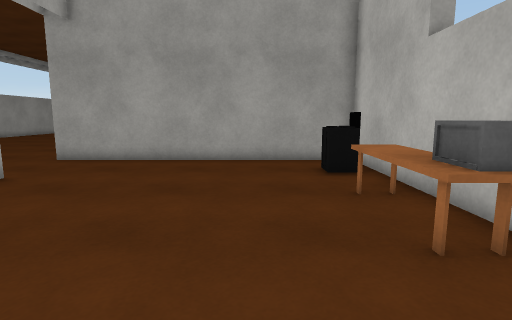
view 1 (above)

21 first-person views from a walk through a 3-D level made in the Unity game engine. The camera is 1.2 m above the floor, tilts 8° down and sees 80° across. The floor is counted in squares, 0.73 m on a side. Each view is taken from the middle of a square. On the plan, view 1 faces up. The plan holds only what a view shows up to about 16 squares ahead; the rest is blank. The player is left out. Surface patterns are stand-ins for the level's own textures.

view 2
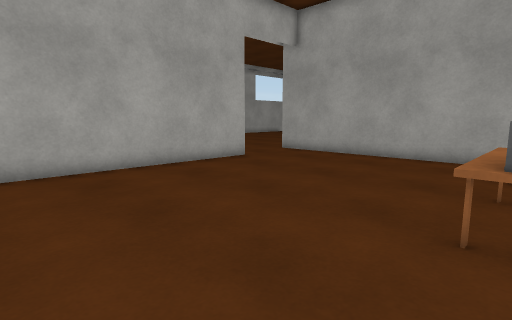

view 3
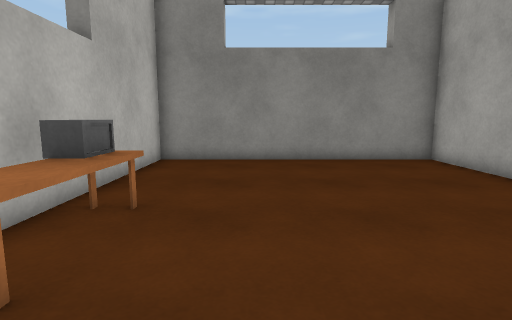

view 4
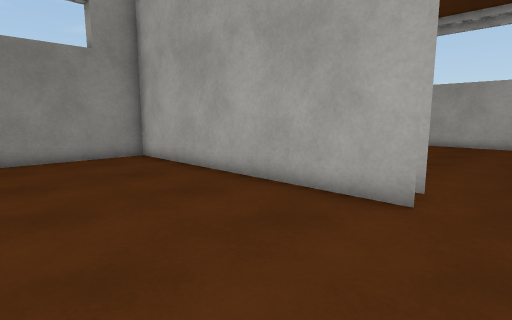

view 5
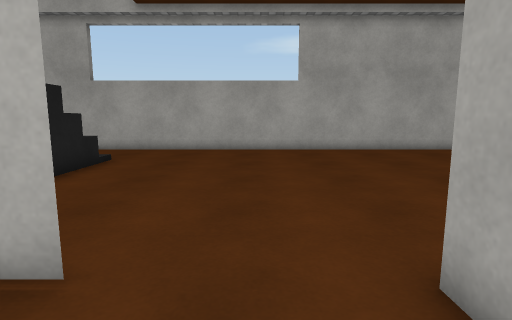

view 6
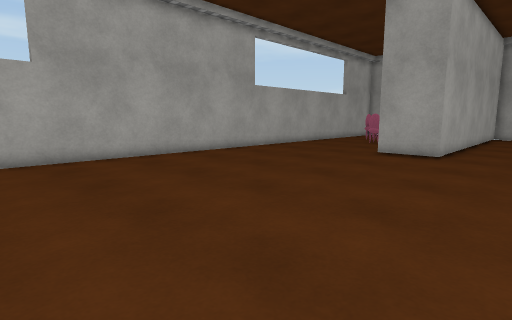

view 7
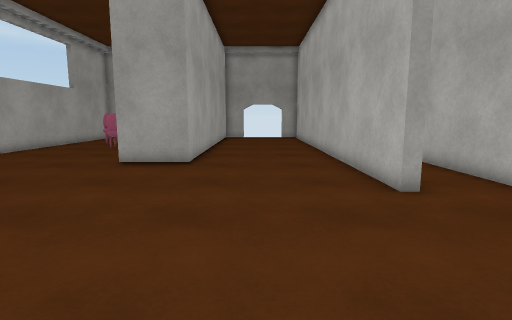

view 8
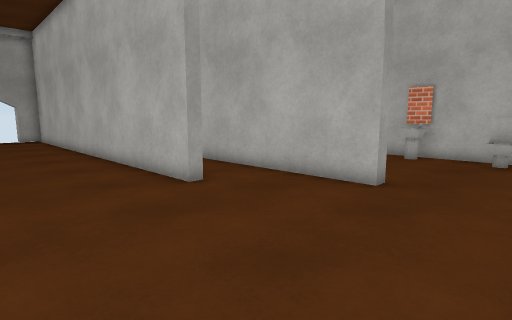

view 9
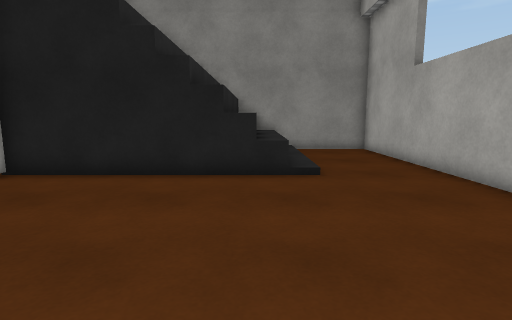

view 10
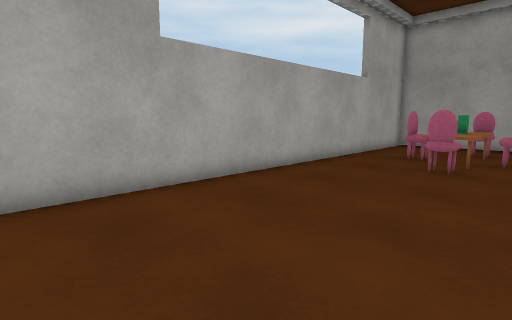

view 11
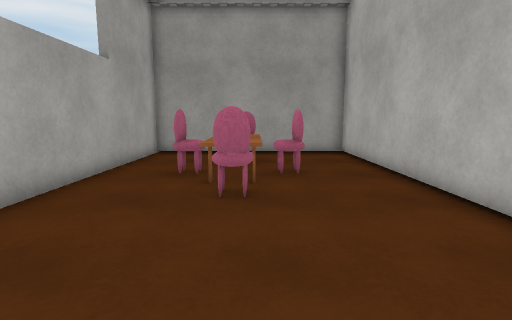

view 12
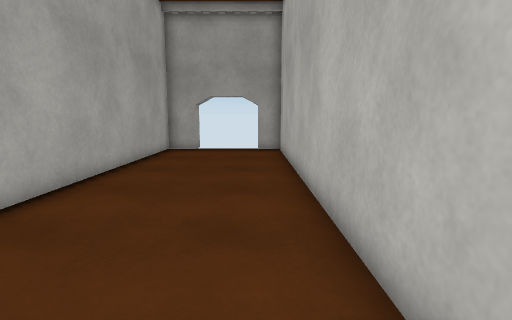

view 13
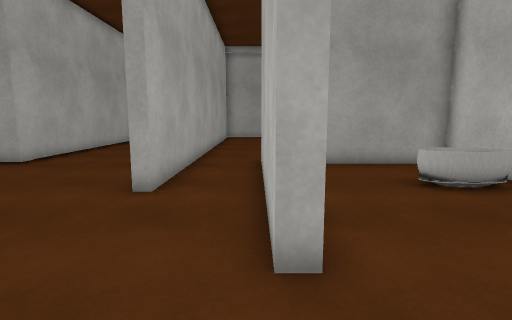

view 14
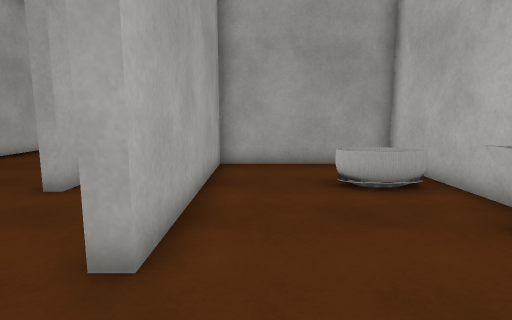

view 15
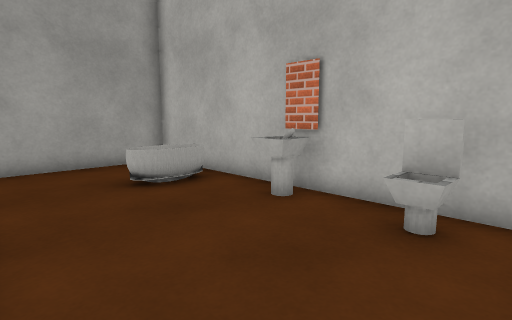

view 16
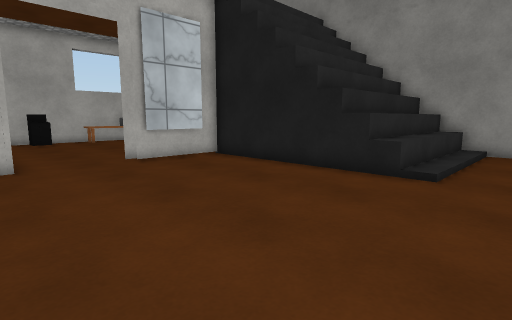

view 17
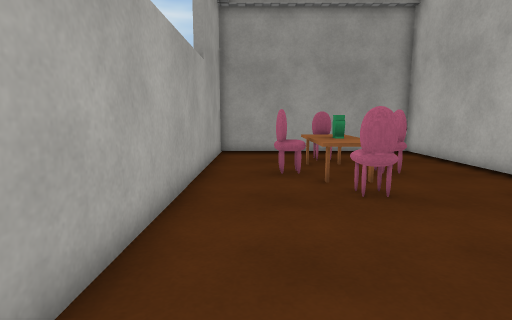

view 18
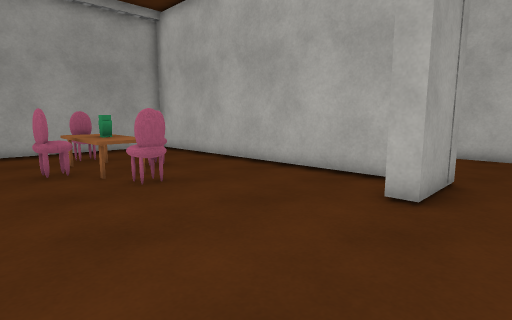

view 19
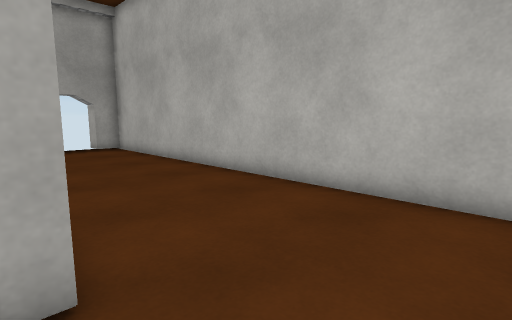

view 20
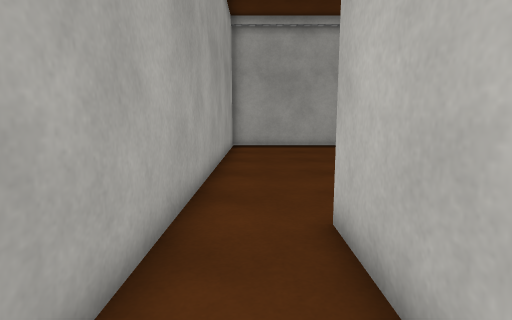

view 21
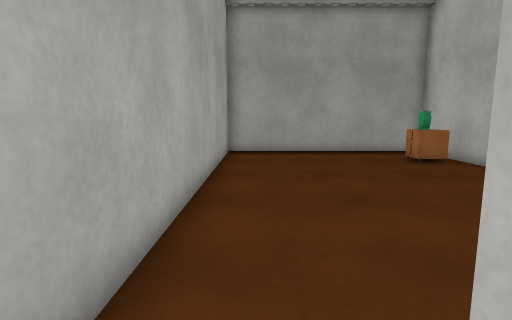

### Floor plan
Key: @ floor where view 1 was taken; # wall or solid block; x gap in a wall; . floor; / step, stairs or slope; ^ raised ledge; T thing the floor can be seen under or through; O other object.
Columns run from 21 left of view 1 to 4 right of it. Each row starts with its distance up from view 1.
 38 ###########x  x###########
 37 #........#.....#.........#
 36 #........#.....#.........#
 35 #...TT...#.....#.......#O#
 34 #...TT...#.....#.......#O#
 33 #...TT...#.....#.........#
 32 #..TTTT..#.....#.........
 31 #...TT...#.....#........
 30 #....T...#.....#.......
 29 #...#T...#.....#.......
 28 #........#.....#......
 27 #........#.....#.....
 26 #........#.....#.....
 25 #........#.....#....
 24 #.......##.....#..########
 23 #..............#..#..... #
 22 #..............#..#..... #
 21 #..............#..#......#
 20 #..............#..#...#OO#
 19 #.................#......#
 18 #.................#.....O#
 17 #.................#.....O#
 16 #.................#......#
 15 #........................#
 14 #.......................O#
 13 #.................... ...#
 12 #.............############
 11 #........................#
 10 #.......................O#
  9 #......................OO#
  8 #............##..........#
  7 #............##.........##
  6 #............##.........^#
  5 #............##.........^#
  4 #.../^^^#######.........O#
  3 #.../^^^      #..........#
  2 #.../^^^      #..........#
  1 #.../^^^      #..........#
  0 #.../^^^      #......@...#
 -1 #.../^^^      #..........#
 -2 #.../^^#      #..........#
 -3 ########      ############

Where each view was taken, in squares from view 1:
view 1: 0 up, 0 right, facing up
view 2: 1 down, 3 right, facing up-left
view 3: 9 up, 0 right, facing down
view 4: 10 up, 1 left, facing down-left
view 5: 10 up, 5 left, facing left
view 6: 10 up, 8 left, facing up-left
view 7: 13 up, 9 left, facing up
view 8: 13 up, 10 left, facing up-right
view 9: 13 up, 15 left, facing down
view 10: 19 up, 14 left, facing up-left
view 11: 23 up, 16 left, facing up
view 12: 22 up, 7 left, facing up
view 13: 13 up, 3 left, facing up
view 14: 13 up, 1 left, facing up
view 15: 13 up, 2 left, facing up-right
view 16: 13 up, 19 left, facing down-right
view 17: 23 up, 19 left, facing up
view 18: 22 up, 20 left, facing up-right
view 19: 21 up, 12 left, facing up-right
view 20: 20 up, 4 left, facing up
view 21: 23 up, 4 left, facing up
